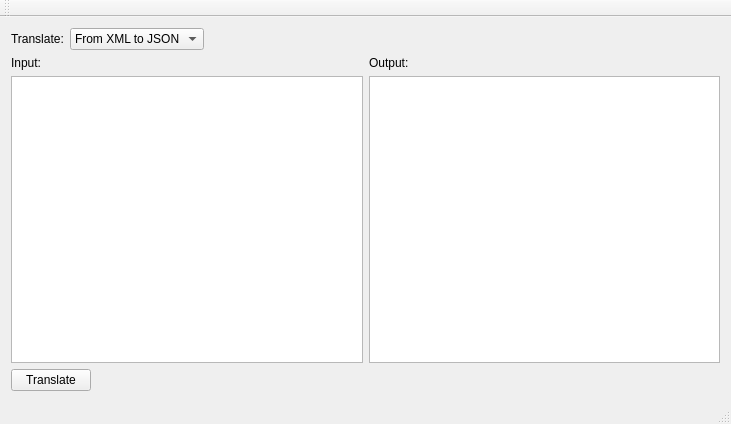
<?xml version="1.0" encoding="UTF-8"?>
<ui version="4.0">
 <class>TranslatorWindow</class>
 <widget class="QMainWindow" name="TranslatorWindow">
  <property name="geometry">
   <rect>
    <x>0</x>
    <y>0</y>
    <width>731</width>
    <height>424</height>
   </rect>
  </property>
  <property name="windowTitle">
   <string>TranslatorWindow</string>
  </property>
  <widget class="QWidget" name="centralWidget">
   <layout class="QVBoxLayout" name="verticalLayout_3">
    <item>
     <layout class="QHBoxLayout" name="horizontalLayout">
      <item>
       <widget class="QLabel" name="label">
        <property name="text">
         <string>Translate:</string>
        </property>
       </widget>
      </item>
      <item>
       <widget class="QComboBox" name="comboBox">
        <item>
         <property name="text">
          <string>From XML to JSON</string>
         </property>
        </item>
        <item>
         <property name="text">
          <string>From JSON to XML</string>
         </property>
        </item>
       </widget>
      </item>
      <item>
       <spacer name="horizontalSpacer_2">
        <property name="orientation">
         <enum>Qt::Horizontal</enum>
        </property>
        <property name="sizeHint" stdset="0">
         <size>
          <width>40</width>
          <height>20</height>
         </size>
        </property>
       </spacer>
      </item>
     </layout>
    </item>
    <item>
     <layout class="QHBoxLayout" name="horizontalLayout_2">
      <item>
       <layout class="QVBoxLayout" name="verticalLayout">
        <item>
         <widget class="QLabel" name="label_2">
          <property name="text">
           <string>Input:</string>
          </property>
         </widget>
        </item>
        <item>
         <widget class="QTextEdit" name="inputEdit"/>
        </item>
       </layout>
      </item>
      <item>
       <layout class="QVBoxLayout" name="verticalLayout_2">
        <item>
         <widget class="QLabel" name="label_3">
          <property name="text">
           <string>Output:</string>
          </property>
         </widget>
        </item>
        <item>
         <widget class="QTextBrowser" name="outputBrowser"/>
        </item>
       </layout>
      </item>
     </layout>
    </item>
    <item>
     <layout class="QHBoxLayout" name="horizontalLayout_3">
      <item>
       <widget class="QPushButton" name="translateButton">
        <property name="text">
         <string>Translate</string>
        </property>
       </widget>
      </item>
      <item>
       <spacer name="horizontalSpacer">
        <property name="orientation">
         <enum>Qt::Horizontal</enum>
        </property>
        <property name="sizeHint" stdset="0">
         <size>
          <width>40</width>
          <height>20</height>
         </size>
        </property>
       </spacer>
      </item>
     </layout>
    </item>
   </layout>
  </widget>
  <widget class="QMenuBar" name="menuBar">
   <property name="geometry">
    <rect>
     <x>0</x>
     <y>0</y>
     <width>731</width>
     <height>22</height>
    </rect>
   </property>
  </widget>
  <widget class="QToolBar" name="mainToolBar">
   <attribute name="toolBarArea">
    <enum>TopToolBarArea</enum>
   </attribute>
   <attribute name="toolBarBreak">
    <bool>false</bool>
   </attribute>
  </widget>
  <widget class="QStatusBar" name="statusBar"/>
 </widget>
 <layoutdefault spacing="6" margin="11"/>
 <resources/>
 <connections/>
</ui>
